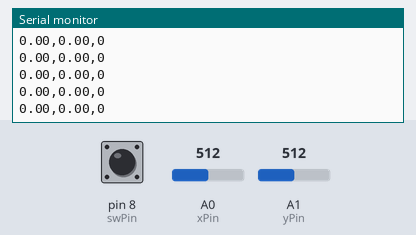
The sketch below on a simulated Arduino Uno, built with avr-gcc and run on an emulated ATmega328P. Shown: the last lines printed to the serial monitor. The test bench sets the inputs (shaded band); at power-on: A0 (xPin) = 512, A1 (yPin) = 512, pin 8 (swPin) HIGH.

Above: at 1.2 s.
1.3 s: A0 (xPin) set to 716
At 1.34 s:
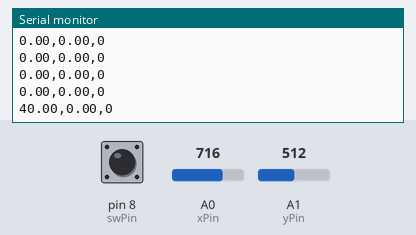
2.8 s: A1 (yPin) set to 716
At 2.83 s:
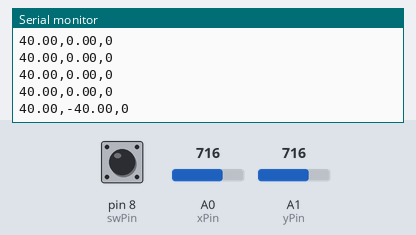
4.3 s: A0 (xPin) set to 511
At 4.32 s:
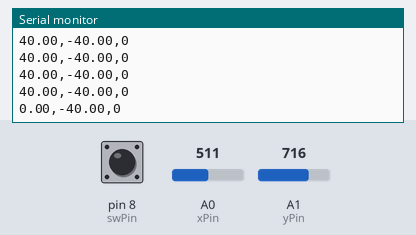
7.3 s: pin 8 (swPin) pulled LOW for 0.15 s
At 7.34 s:
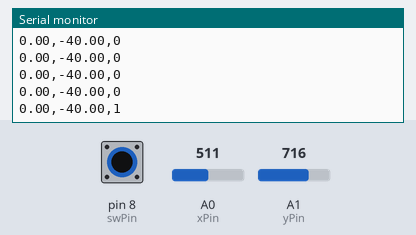
8.9 s: A1 (yPin) set to 900
At 8.92 s:
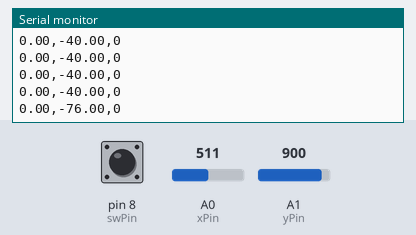
10.4 s: A1 (yPin) set to 1023
At 10.41 s:
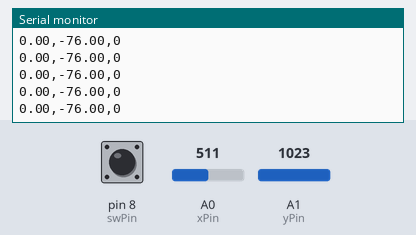
Timing chart, 0 to 13.4 s (numbered marks = the images above; inputs shaded):
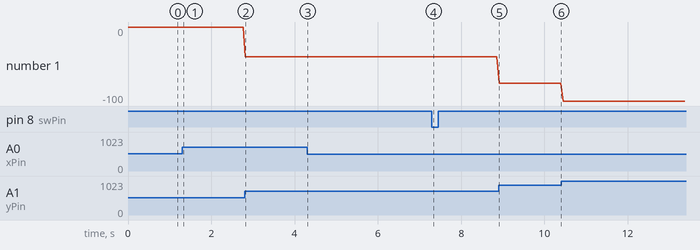

Measured:
- after the input at 1.3 s, the serial monitor: prints a new line at once (image 1)
- after the input at 2.8 s, the serial monitor: prints a new line at once (image 2)
- after the input at 4.3 s, the serial monitor: prints a new line at once (image 3)
- after the input at 7.3 s, the serial monitor: prints a new line at once (image 4)
- after the input at 8.9 s, the serial monitor: prints a new line at once (image 5)
- plotted number 1: 0 → -40 after the input at 2.8 s, -40 → -76 after the input at 8.9 s, -76 → -100 after the input at 10.4 s

The sketch:

JoystickMovement.ino
```cpp
const int swPin = 8;
const int xPin = 0;
const int yPin = 1;

void setup() {
  Serial.begin(19200);
  pinMode(swPin, INPUT_PULLUP);
  pinMode(xPin, INPUT);
  pinMode(yPin, INPUT);
}

void loop() {
  float x = analogRead(xPin);
  float y = analogRead(yPin);

  int max = 100;

  if (x <= 516)
  {
    x = map(x, 516, 0, 0, -max);
  }
  else
  {
    x = map(x, 1024, 517, max, 0);
  }

  if (y >= 516)
  {
    y = map(y, 1024, 516, -max, 0);
  }
  else
  {
    y = map(y, 516, 0, 0, max);
  }

  if (x == -1)
  {
    x = 0;
  }

  if (y == -1)
  {
    y = 0;
  }


//  Serial.print("X: ");
  Serial.print(x);
  Serial.print(",");
//  Serial.print(" | Y: ");
  Serial.print(y);
  Serial.print(",");
//  Serial.print(" | ");
  Serial.println(!digitalRead(swPin));

  delay(50);
}
```
